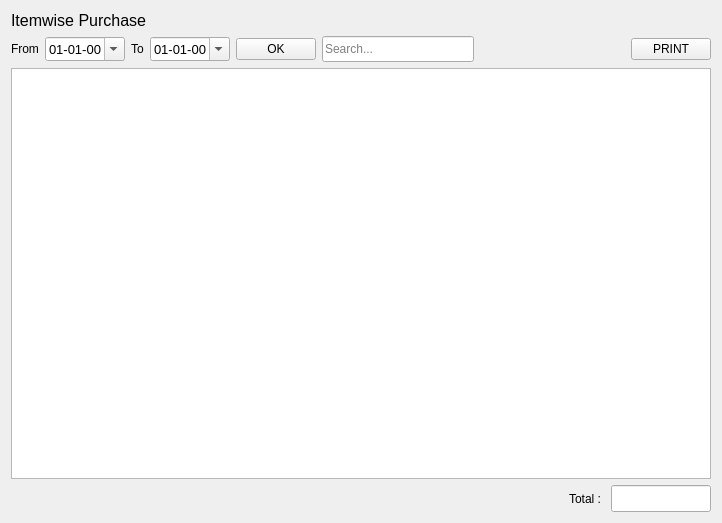
<?xml version="1.0" encoding="UTF-8"?>
<ui version="4.0">
 <class>ItemwisePurchaseReport</class>
 <widget class="QWidget" name="ItemwisePurchaseReport">
  <property name="geometry">
   <rect>
    <x>0</x>
    <y>0</y>
    <width>722</width>
    <height>523</height>
   </rect>
  </property>
  <property name="windowTitle">
   <string>Form</string>
  </property>
  <layout class="QVBoxLayout" name="verticalLayout">
   <item>
    <widget class="QLabel" name="label_3">
     <property name="font">
      <font>
       <pointsize>12</pointsize>
      </font>
     </property>
     <property name="text">
      <string>Itemwise Purchase</string>
     </property>
    </widget>
   </item>
   <item>
    <layout class="QHBoxLayout" name="horizontalLayout">
     <item>
      <widget class="QLabel" name="label">
       <property name="text">
        <string>From</string>
       </property>
      </widget>
     </item>
     <item>
      <widget class="QDateEdit" name="fromDate">
       <property name="minimumSize">
        <size>
         <width>80</width>
         <height>0</height>
        </size>
       </property>
       <property name="font">
        <font>
         <pointsize>10</pointsize>
        </font>
       </property>
       <property name="displayFormat">
        <string>dd-MM-yy</string>
       </property>
       <property name="calendarPopup">
        <bool>true</bool>
       </property>
      </widget>
     </item>
     <item>
      <widget class="QLabel" name="label_2">
       <property name="text">
        <string>To</string>
       </property>
      </widget>
     </item>
     <item>
      <widget class="QDateEdit" name="toDate">
       <property name="minimumSize">
        <size>
         <width>80</width>
         <height>0</height>
        </size>
       </property>
       <property name="font">
        <font>
         <pointsize>10</pointsize>
        </font>
       </property>
       <property name="displayFormat">
        <string>dd-MM-yy</string>
       </property>
       <property name="calendarPopup">
        <bool>true</bool>
       </property>
      </widget>
     </item>
     <item>
      <widget class="QPushButton" name="okButton">
       <property name="text">
        <string>OK</string>
       </property>
      </widget>
     </item>
     <item>
      <widget class="QLineEdit" name="searchLine">
       <property name="minimumSize">
        <size>
         <width>0</width>
         <height>26</height>
        </size>
       </property>
       <property name="placeholderText">
        <string>Search...</string>
       </property>
      </widget>
     </item>
     <item>
      <spacer name="horizontalSpacer">
       <property name="orientation">
        <enum>Qt::Horizontal</enum>
       </property>
       <property name="sizeHint" stdset="0">
        <size>
         <width>40</width>
         <height>20</height>
        </size>
       </property>
      </spacer>
     </item>
     <item>
      <widget class="QPushButton" name="printButton">
       <property name="text">
        <string>PRINT</string>
       </property>
      </widget>
     </item>
    </layout>
   </item>
   <item>
    <widget class="QTableView" name="tableView"/>
   </item>
   <item>
    <layout class="QHBoxLayout" name="horizontalLayout_2">
     <item>
      <spacer name="horizontalSpacer_2">
       <property name="orientation">
        <enum>Qt::Horizontal</enum>
       </property>
       <property name="sizeHint" stdset="0">
        <size>
         <width>40</width>
         <height>20</height>
        </size>
       </property>
      </spacer>
     </item>
     <item>
      <widget class="QLabel" name="label_4">
       <property name="text">
        <string>Total : </string>
       </property>
      </widget>
     </item>
     <item>
      <widget class="QLineEdit" name="totalLine">
       <property name="minimumSize">
        <size>
         <width>100</width>
         <height>27</height>
        </size>
       </property>
       <property name="maximumSize">
        <size>
         <width>100</width>
         <height>16777215</height>
        </size>
       </property>
      </widget>
     </item>
    </layout>
   </item>
  </layout>
 </widget>
 <resources/>
 <connections/>
</ui>
